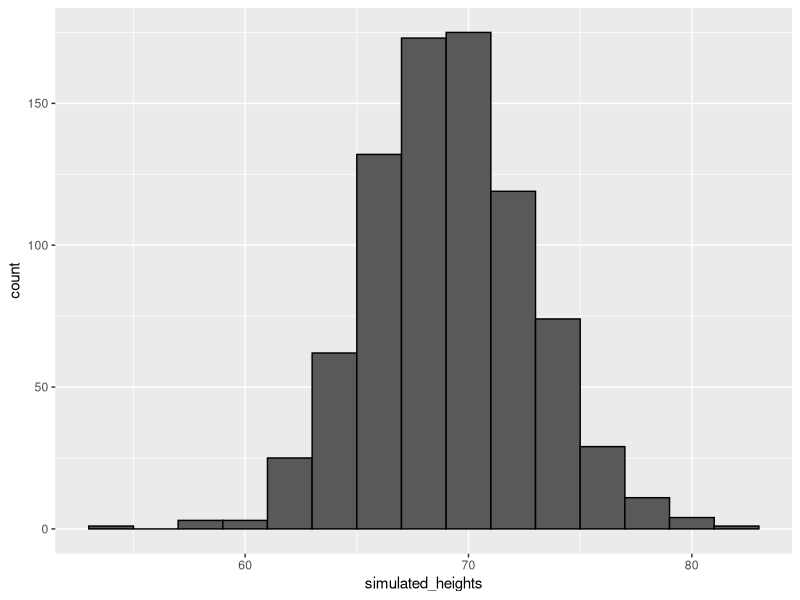

This figure's R source:
#config
library(tidyverse)
library(dslabs)
data(heights)

#define x as the heights of males
x <- heights %>% filter(sex == "Male") %>% .$height

#we can now generate data that looks like our reported heights
n <- length(x)
avg <- mean(x)
s <- sd(x)
simulated_heights <- rnorm(n,avg,s)

#now we can plot our simulated_heights
data.frame(simulated_heights = simulated_heights) %>%
    ggplot(aes(simulated_heights)) +
    geom_histogram(color = "black", binwidth = 2)

#with our simulated data we can nwow run a Monte Carlo to find the likelihood that someone is 7 foot
B <- 10000
tallest <- replicate(B,{
    simulated_data <- rnorm(800,avg,s)
    max(simulated_heights)
})

mean(tallest >= 7*12)
